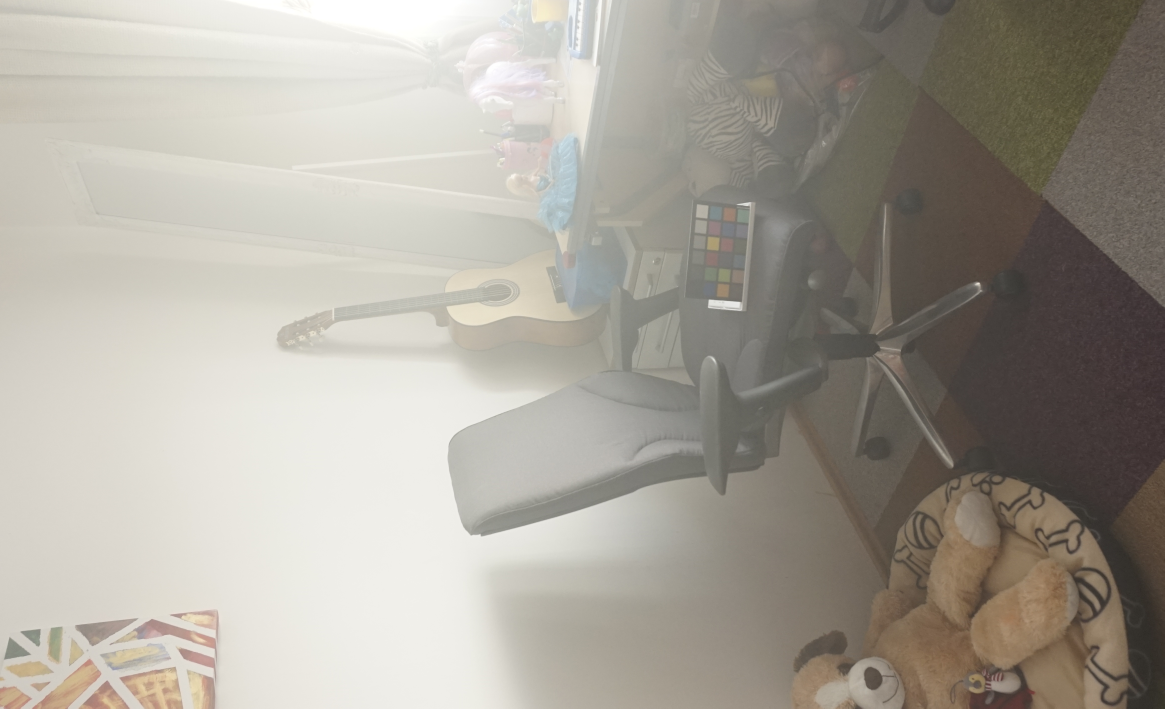
#> input picture Dataset/I-HAZY/hazy/14_indoor_hazy.jpg, 4657 x 2833 px (shown at 1/4 size); its folder holds only this picture in this run
$ jupyter execute generate_output.ipynb
#> lines starting #> are read from the running program, lines starting #| are printed output that depends on the picture
[cell 1]
import cv2
import numpy as np
import matplotlib.pyplot as plt
import os

[cell 2]
def get_dark_channel(img, wind_size):
    dark_channel = np.zeros((img.shape[0], img.shape[1]))
    img = cv2.copyMakeBorder(img,wind_size//2,wind_size//2,wind_size//2,wind_size//2,cv2.BORDER_CONSTANT,value=[255,255,255])
    no_rows = img.shape[0]
    no_cols = img.shape[1]
    min_channel = np.zeros((no_rows, no_cols))
    for row in range(no_rows):
        for col in range(no_cols):
            min_channel[row-wind_size//2][col-wind_size//2] = np.min(img[row,col,:])
    for row in range(wind_size//2, no_rows-wind_size//2):
        for col in range(wind_size//2, no_cols-wind_size//2):
            dark_channel[row-wind_size//2][col-wind_size//2] = np.min(min_channel[row-wind_size//2:row+wind_size//2,col-wind_size//2:col+wind_size//2])
    return dark_channel

[cell 3]
def get_atm_light(im, dark_channel_img):
    img = im.copy()
    num_pixels = dark_channel_img.size
    num_brightest = num_pixels//1000
    haze_density_sort_idx = np.argsort(dark_channel_img,axis=None)[::-1]
    brightest = haze_density_sort_idx[0:num_brightest]
    brightest = np.unravel_index(brightest,dark_channel_img.shape)
    brightest_pixels = img[brightest]
    top_intensities = np.average(brightest_pixels, axis=1)
    max_intensity = np.argmax(top_intensities)
    A = brightest_pixels[max_intensity]
    img[brightest]=[255,0,0]
    row_min = np.min(brightest[0])
    row_max = np.max(brightest[0])
    col_min = np.min(brightest[1])
    col_max = np.max(brightest[1])
    cv2.rectangle(img, (col_min,row_min),(col_max,row_max),(0,0,255),thickness=2)
    return A

[cell 4]
def refine(img, transmission, radius, epsilon):
    mean_guide = cv2.blur(img,(radius,radius))
    mean_trans = cv2.blur(transmission,(radius,radius))
    mean_gt = cv2.blur(img * transmission, (radius,radius))

    a = mean_gt - mean_guide * mean_trans
    var_guide = cv2.blur(img * img,(radius,radius)) - (mean_guide * mean_guide)
    a = a/(var_guide + epsilon)
    b = mean_trans - a * mean_guide

    q = cv2.blur(a,(radius,radius)) * img + cv2.blur(b,(radius,radius))
    return q

[cell 5]
def recover_image(img, trans_bar, atm_light, t0):
    trans_recover = np.copy(trans_bar)
    trans_recover[trans_recover < t0] = t0
    J = np.zeros((img.shape))
    J[:,:,0] = ((img[:,:,0] - atm_light[0])/trans_recover) + atm_light[0]
    J[:,:,1] = ((img[:,:,1] - atm_light[1])/trans_recover) + atm_light[1]
    J[:,:,2] = ((img[:,:,2] - atm_light[2])/trans_recover) + atm_light[2]
    return J

[cell 6]
def color_balance(img, s):
    out = np.copy(img)
    hist = np.zeros((256,1))
    no_of_pixels = img.shape[0] * img.shape[1]
    for i in range(3):
        channel_vals = img[:,:,i]
        for pixel_val in range(256):
            hist[pixel_val] = np.sum((channel_vals == pixel_val))
        for pixel_val in range(256):
            hist[pixel_val] = hist[pixel_val-1] + hist[pixel_val]
        Vmin = 0
        while (Vmin < 255 and hist[Vmin] <= no_of_pixels*s):
            Vmin += 1
        Vmax = 255
        while (Vmax > 0 and hist[Vmax] > no_of_pixels*(1-s)):
            Vmax -= 1
        channel_vals[channel_vals < Vmin] = Vmin
        channel_vals[channel_vals > Vmax] = Vmax
        out[:,:,i] = cv2.normalize(channel_vals, channel_vals.copy(), 0, 255, cv2.NORM_MINMAX)
    return out

[cell 7]
def run(img, omega, t0, radius, dark_rad):
    dark_channel_img = get_dark_channel(img, dark_rad)
    dark_channel_img = dark_channel_img.astype('uint8')
    atm_light = get_atm_light(img,dark_channel_img)
    t_bar = get_dark_channel(img/atm_light,dark_rad)
    trans_bar = 1-(omega * t_bar)
    i=cv2.cvtColor(img,cv2.COLOR_BGR2GRAY)/255
    t_refine = refine(i, trans_bar, radius, 0.0001)
    im = img.astype("double")
    J = recover_image(im, t_refine, atm_light, t0)
    J = ((J-np.min(J))/(np.max(J)-np.min(J)))*255
    cb_J = color_balance(np.uint8(J),0.005)
    return cb_J

[cell 8]
dataset_dir = './Dataset/'
output_dir = './Output/'
data_dirs = next(os.walk(dataset_dir))[1]
for dir in data_dirs:
    data = next(os.walk(os.path.join(dataset_dir, dir, 'hazy')))[2]
    data.sort()
    for img_name in data:
        output_path = os.path.join(output_dir, dir, img_name)
        im = cv2.imread(os.path.join(dataset_dir, dir, 'hazy', img_name))
#> im is the input picture: shape (2833, 4657, 3); mean B, G, R 153.3, 162.7, 167.7
        if im.shape[0] >2000:
            im = cv2.resize(im, (0,0), fx=0.25, fy=0.25)
#> im: shape (708, 1164, 3)
        clear_img = run(im, 0.85, 0.1, 30, 15)
#> after the loop in get_dark_channel, `for row in range(wind_size//2, no_rows-wind_size//2):`:
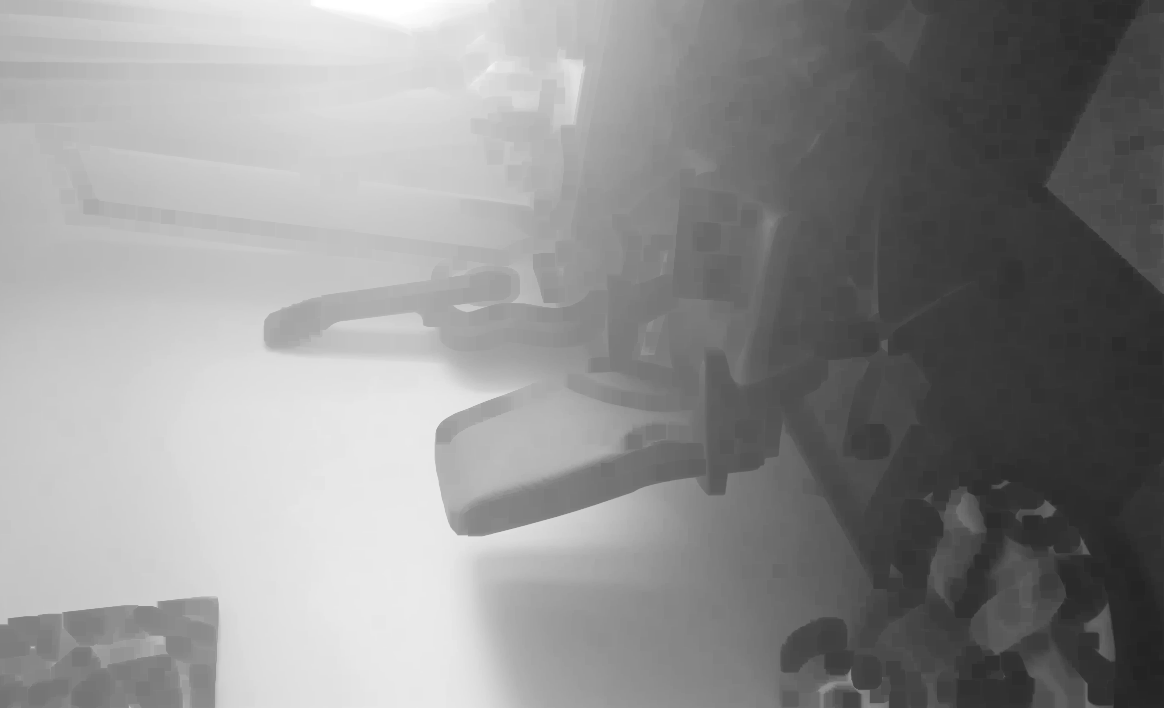
#> dark_channel: shape (708, 1164) float64; min 35, max 255, mean 143.3
#> in get_atm_light, `brightest = haze_density_sort_idx[0:num_brightest]`: brightest = 824 values, max 16695 at index 519, min 316 at index 259, mean 6820.5
#> in get_atm_light, `brightest = np.unravel_index(brightest,dark_channel_img.shape)`: brightest = 824 positions, rows 0 to 14, columns 316 to 436
#> in get_atm_light, `brightest_pixels = img[brightest]`: brightest_pixels = 824 rows, first 8: [255, 255, 255], [255, 255, 255], [255, 255, 255], [255, 255, 255], [255, 255, 255], [255, 255, 255], [255, 255, 255], [255, 255, 255]
#> in get_atm_light, `top_intensities = np.average(brightest_pixels, axis=1)`: top_intensities = 824 values from 255 to 255
#> in get_atm_light, `max_intensity = np.argmax(top_intensities)`: max_intensity = 0
#> in get_atm_light, `A = brightest_pixels[max_intensity]`: A = [255, 255, 255]
#> in get_atm_light, `row_min = np.min(brightest[0])`: row_min = 0
#> in get_atm_light, `row_max = np.max(brightest[0])`: row_max = 14
#> in get_atm_light, `col_min = np.min(brightest[1])`: col_min = 316
#> in get_atm_light, `col_max = np.max(brightest[1])`: col_max = 436
#> in run, `atm_light = get_atm_light(img,dark_channel_img)`: atm_light = [255, 255, 255]
#> call 2 of get_dark_channel, with wind_size = 15
#> after the loop in get_dark_channel (call 2), `for row in range(no_rows):`:
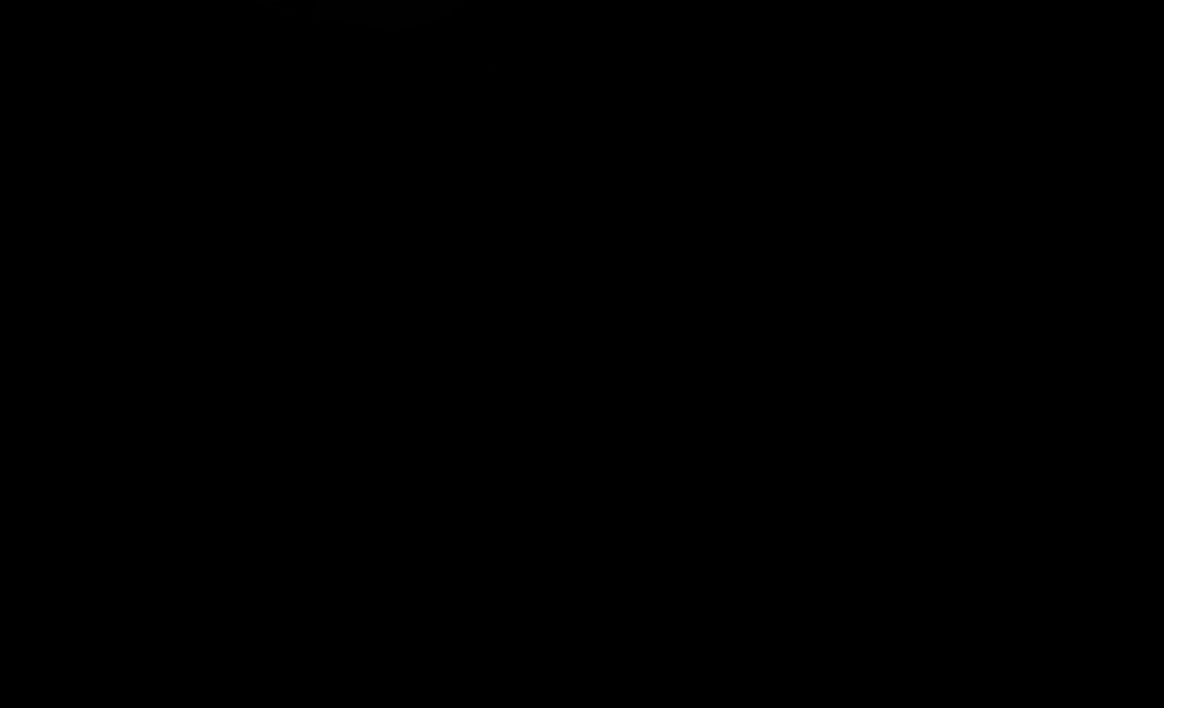
#> min_channel: shape (722, 1178) float64; min 0.137, max 255, mean 8.5
#> in refine, `b = mean_trans - a * mean_guide`:
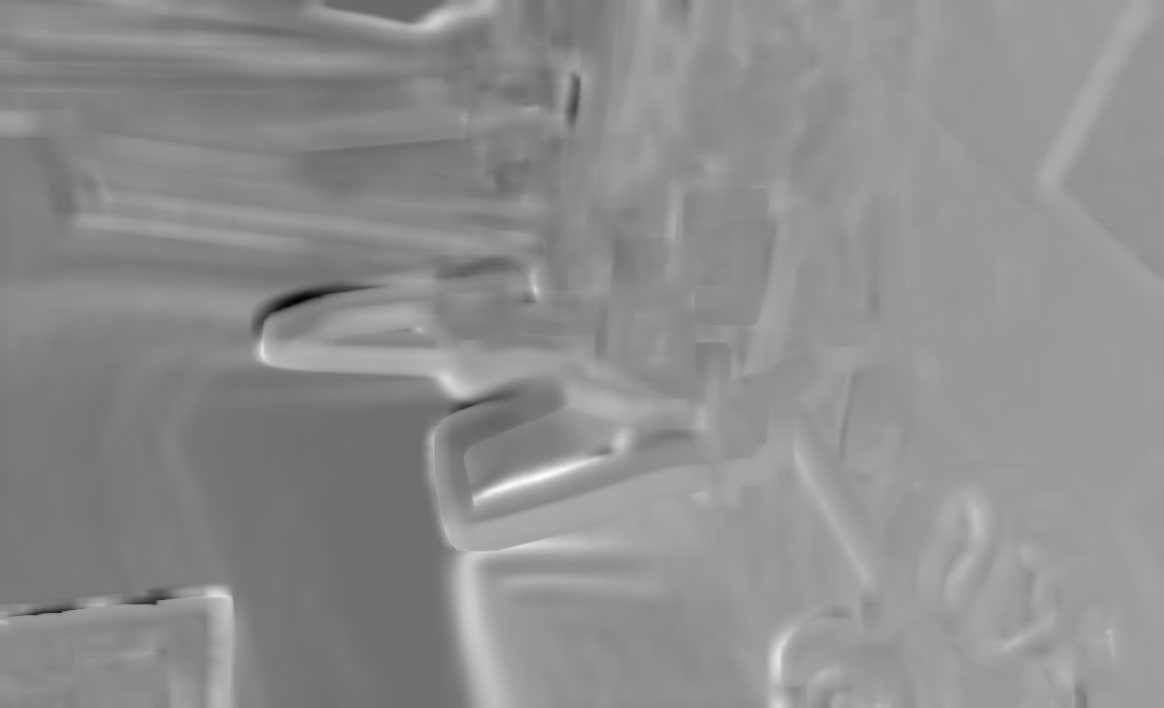
#> b: shape (708, 1164) float64; min -1.35, max 2.27, mean 0.671; drawn with min black and max white
#> after the loop in color_balance, `for i in range(3):`:
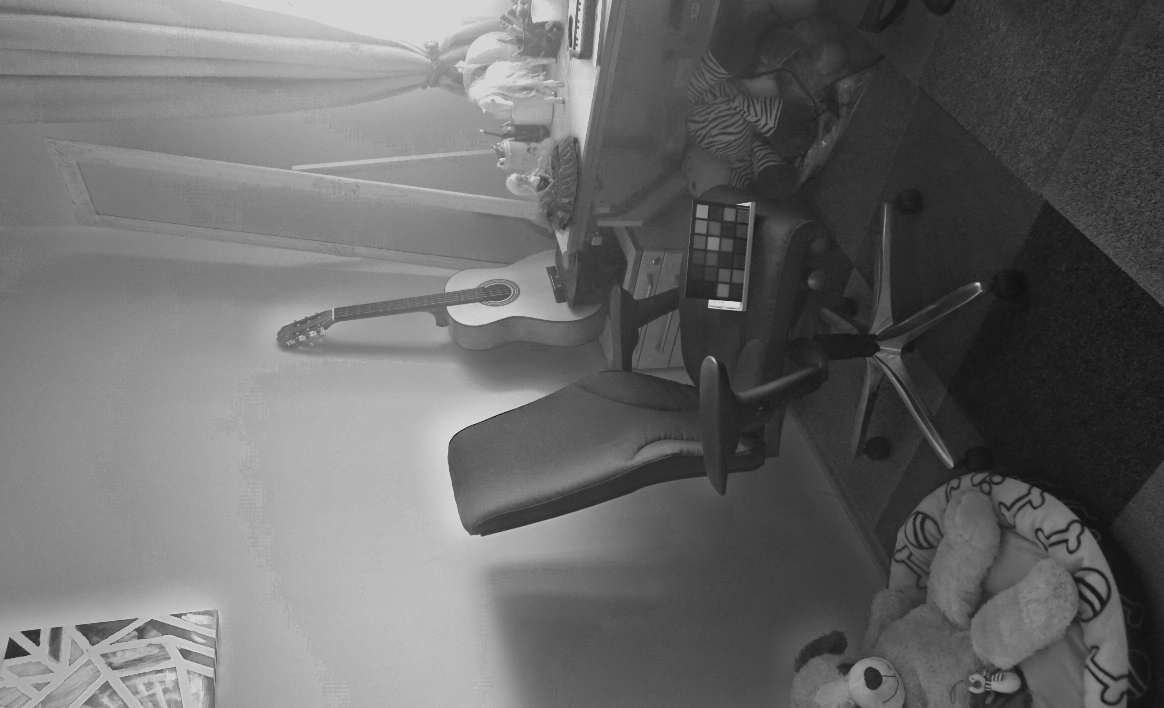
#> channel_vals: shape (708, 1164); min 13, max 213, mean 106.1
#> after the loop in color_balance, `for i in range(3):`:
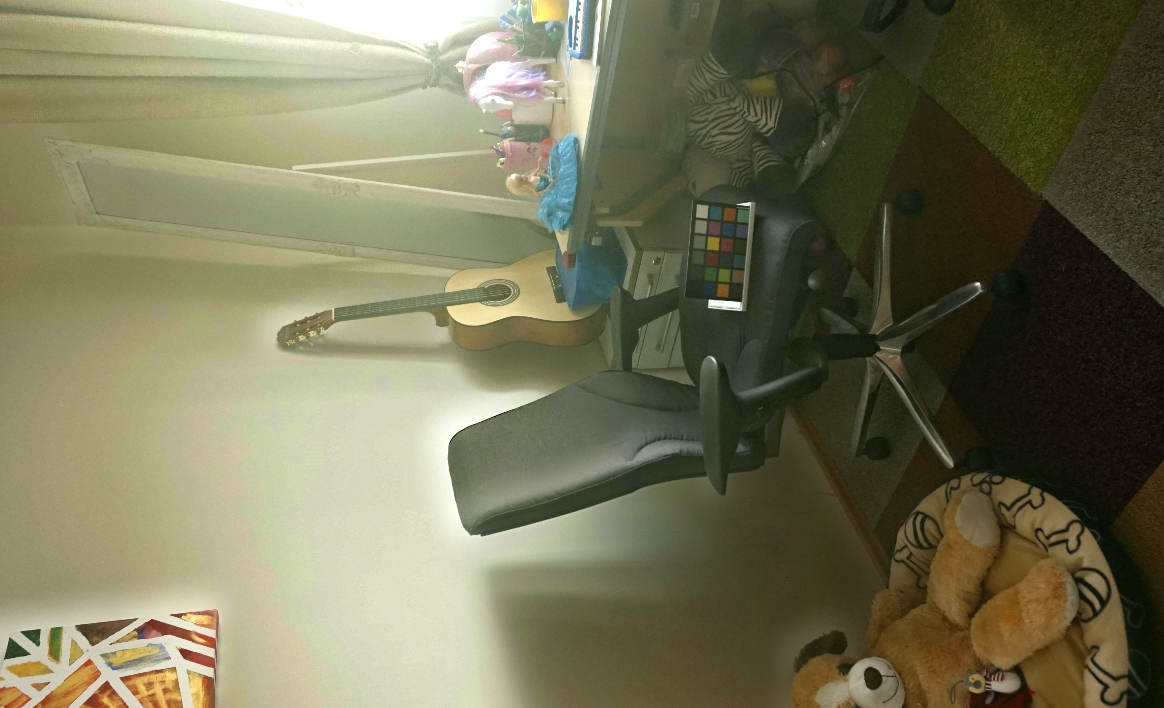
#> out: shape (708, 1164, 3); mean of channels 0, 1, 2 88.4, 116.7, 118.6; drawn as B, G, R
#> after the loop in color_balance, `for i in range(3):`: hist = 256 values from 4434 to 828546
        cv2.imwrite(output_path, clear_img)

$ run again, on Dataset/I-HAZY/hazy/18_indoor_hazy.jpg
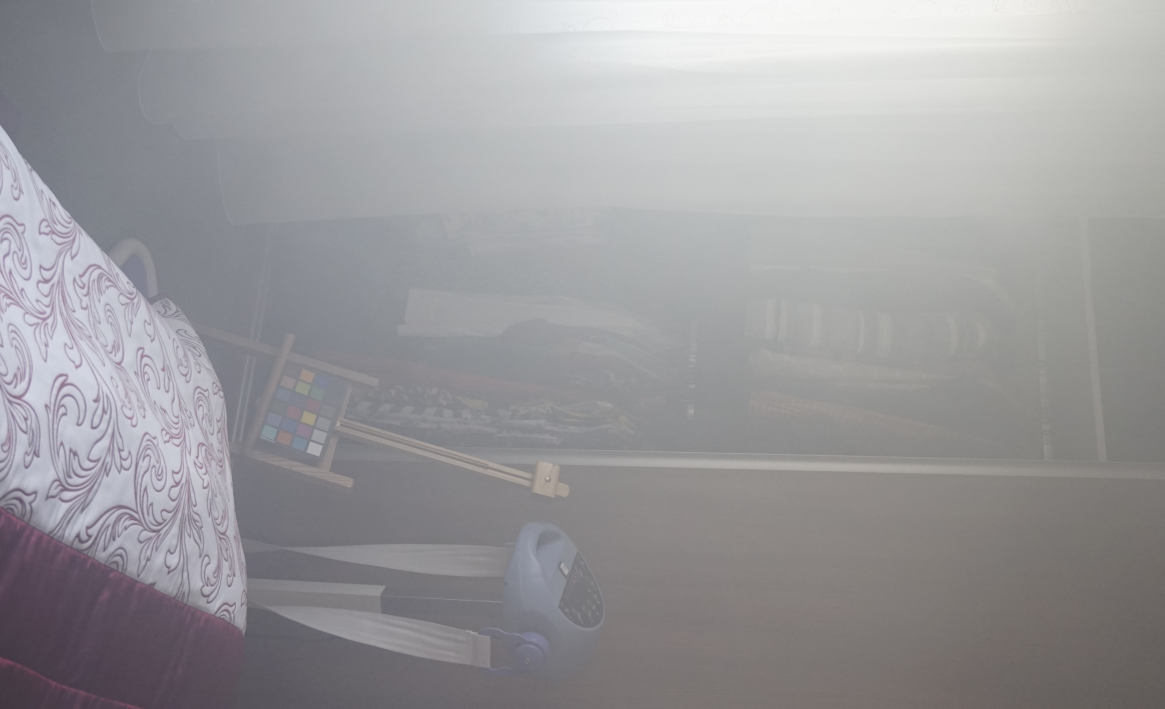
#> input picture Dataset/I-HAZY/hazy/18_indoor_hazy.jpg, 4657 x 2833 px (shown at 1/4 size)
#> im is the input picture: shape (2833, 4657, 3); mean B, G, R 155.9, 153.4, 154.5
#> after the loop in get_dark_channel, `for row in range(wind_size//2, no_rows-wind_size//2):`:
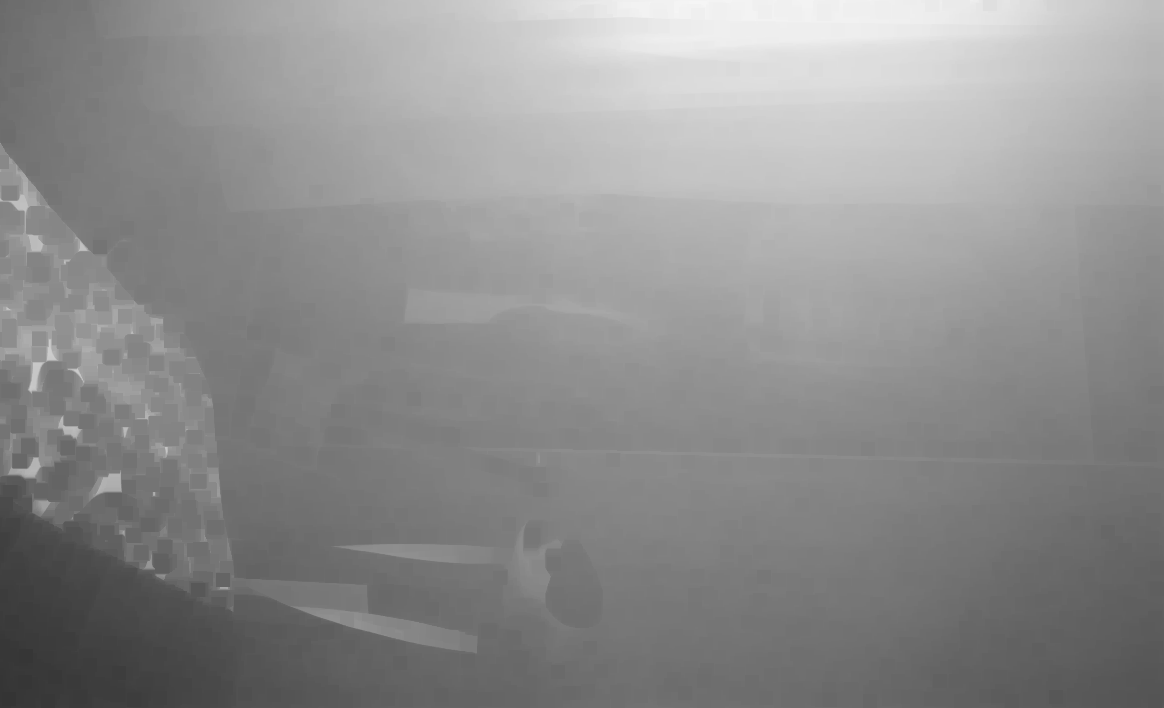
#> dark_channel: shape (708, 1164) float64; min 52, max 245, mean 142.1
#> in get_atm_light, `brightest = haze_density_sort_idx[0:num_brightest]`: brightest = 824 values, max 25254 at index 651, min 678 at index 235, mean 9026
#> in get_atm_light, `brightest = np.unravel_index(brightest,dark_channel_img.shape)`: brightest = 824 positions, rows 0 to 21, columns 631 to 870
#> brightest_pixels = 824 rows, first 8: [246, 246, 246], [247, 247, 247], [247, 247, 247], [246, 246, 246], [248, 248, 248], [247, 247, 247], [248, 248, 248], [246, 246, 246]
#> top_intensities = 824 values, max 249 at index 599, min 242 at index 663, mean 246.1
#> max_intensity = 599
#> A = [249, 249, 249]
#> row_min = 0
#> row_max = 21
#> col_min = 631
#> col_max = 870
#> atm_light = [249, 249, 249]
#> the loop in color_balance, `for i in range(3):` made 3 passes
#> pass 2, in color_balance, `channel_vals = img[:,:,i]`:
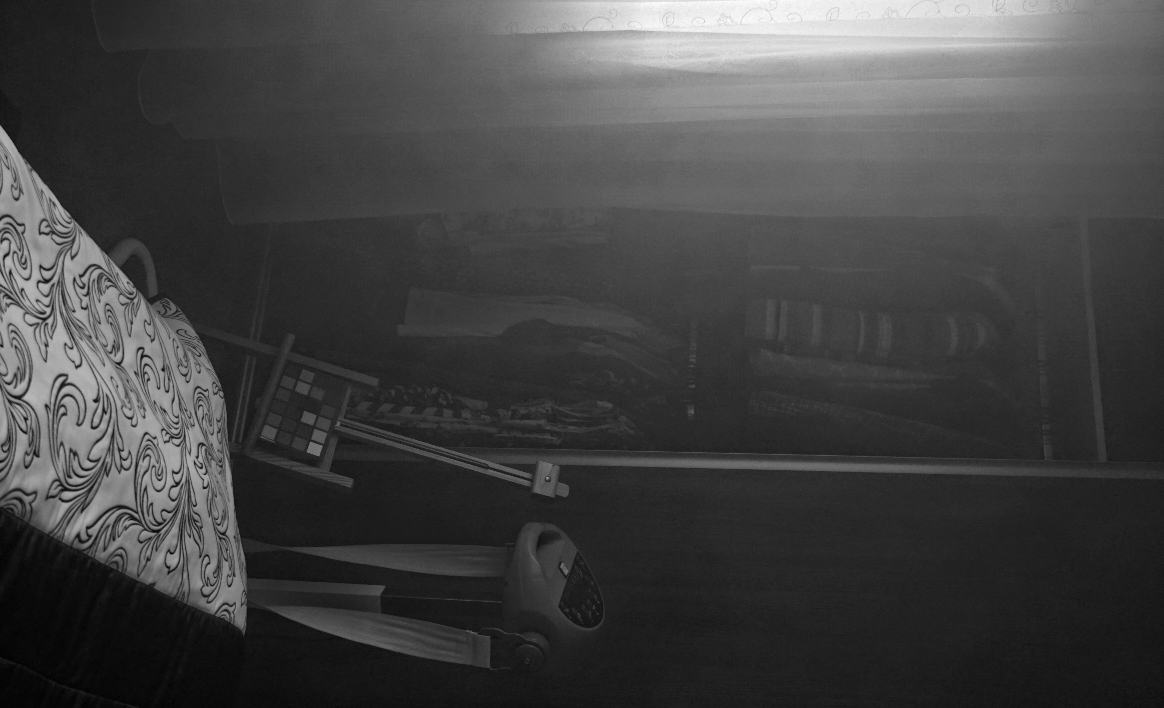
#> channel_vals: shape (708, 1164); min 0, max 255, mean 66.9
#> after the loop in color_balance, `for i in range(3):`: hist = 256 values from 5 to 824117
